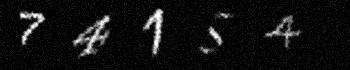
%> input picture lab3/inl3_to_students/task5/ocr_project/datasets/home1/im1.jpg, 350 x 70 px
$ octave --eval "result = im2segment(imread('../../../../lab3/inl3_to_students/task5/ocr_project/datasets/home1/im1.jpg'));"   (GNU Octave 9; MATLAB toolbox functions it lacks are replaced by stand-ins)
%> lines starting %> are read from the running program, lines starting %| are printed output that depends on the picture; in (x1, y1, x2, y2) boxes, pixels count from 0 and x2, y2 are one past the last pixel; in counts of white or black regions, pixels touching at a corner belong together; the program's own positions count from 1
function S = im2segment(im)
%im = medfilt2(im);
%im = im2gray(im);
%im = im2double(im);

limit = multithresh(im,1);
%> limit = 83


filter = fspecial('average', [36, 36]);
avg_pixel = imfilter(im, filter)
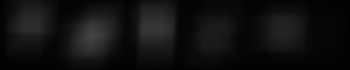
%> avg_pixel: size 70x350 uint8; min 1, max 67, mean 16
subtract_pixel = im - (avg_pixel+15);
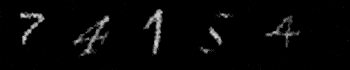
%> subtract_pixel: size 70x350 uint8; min 0, max 214, mean 6.8
threshim = imbinarize(subtract_pixel);
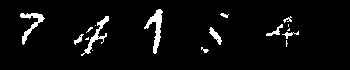
%> threshim: size 70x350 logical; 4.6% white; 17 white regions (7 under 20 px), largest, box (x1, y1, x2, y2) and area: (144, 9, 163, 54) 304, (20, 13, 45, 45) 229, (81, 16, 109, 56) 226

%threshim = im >= 35;
mod = bwareaopen(threshim,30);
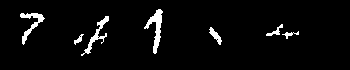
%> mod: size 70x350 logical; 4.1% white; 7 white regions, largest, box (x1, y1, x2, y2) and area: (144, 9, 163, 54) 304, (20, 13, 45, 45) 229, (81, 16, 109, 56) 226

mod = bwmorph(mod,'spur');
mod = bwmorph(mod,'fill');
%> mod: size 70x350 logical; 4.1% white; 7 white regions, largest, box (x1, y1, x2, y2) and area: (144, 9, 163, 54) 304, (20, 13, 45, 45) 229, (81, 16, 109, 56) 227

sbw = bwlabel(mod,8);
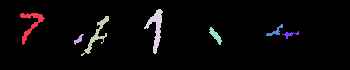
%> sbw: size 70x350 double; 8 distinct labels, from 0 to 7; one colour per label, 0 black


nrseg = max(sbw(:));
%> nrseg = 7
S = cell(1,nrseg);
%> S = {[], [], [], [], [], [], []}

for kk = 1:nrseg
    S{kk}= (sbw==kk);

end
%> this loop made 7 passes
%> after the loop, S = 7 items

$ run again, on lab3/inl3_to_students/task5/ocr_project/datasets/home1/im101.jpg
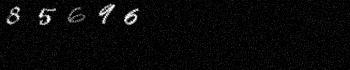
%> input picture lab3/inl3_to_students/task5/ocr_project/datasets/home1/im101.jpg, 350 x 70 px
%> limit = 83
%> in im2segment, `threshim = imbinarize(subtract_pixel);`:
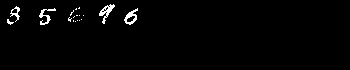
%> threshim: size 70x350 logical; 1.7% white in thin lines or dots, all inside (x1, y1, x2, y2) = (7, 4, 138, 25)
%> in im2segment, `mod = bwareaopen(threshim,30);`:
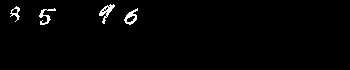
%> mod: size 70x350 logical; 1.5% white in thin lines or dots, all inside (x1, y1, x2, y2) = (10, 4, 138, 25)
%> sbw: size 70x350 double; 5 distinct labels, from 0 to 4
%> nrseg = 4
%> in im2segment, `S = cell(1,nrseg);`: S = {[], [], [], []}
%> the loop in im2segment, `for kk = 1:nrseg` made 4 passes
%> after the loop in im2segment, `for kk = 1:nrseg`: S = 4 items

$ run again, on lab3/inl3_to_students/task5/ocr_project/datasets/home1/im104.jpg
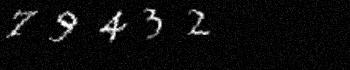
%> input picture lab3/inl3_to_students/task5/ocr_project/datasets/home1/im104.jpg, 350 x 70 px
%> limit = 84
%> in im2segment, `threshim = imbinarize(subtract_pixel);`:
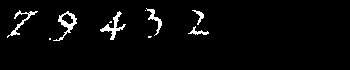
%> threshim: size 70x350 logical; 3.3% white; 10 white regions (4 under 20 px), largest, box (x1, y1, x2, y2) and area: (53, 11, 77, 41) 197, (100, 11, 126, 40) 195, (7, 10, 38, 38) 150, (146, 8, 162, 36) 118, (188, 26, 209, 35) 68, (192, 10, 204, 25) 60
%> in im2segment, `sbw = bwlabel(mod,8);`:
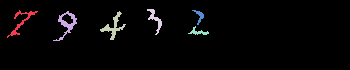
%> sbw: size 70x350 double; 7 distinct labels, from 0 to 6; one colour per label, 0 black
%> nrseg = 6
%> in im2segment, `S = cell(1,nrseg);`: S = {[], [], [], [], [], []}
%> the loop in im2segment, `for kk = 1:nrseg` made 6 passes
%> after the loop in im2segment, `for kk = 1:nrseg`: S = 6 items

$ run again, on lab3/inl3_to_students/task5/ocr_project/datasets/home1/im105.jpg
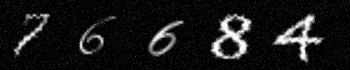
%> input picture lab3/inl3_to_students/task5/ocr_project/datasets/home1/im105.jpg, 350 x 70 px
%> limit = 92
%> in im2segment, `threshim = imbinarize(subtract_pixel);`:
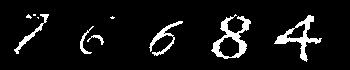
%> threshim: size 70x350 logical; 7.3% white; 10 white regions (4 under 20 px), largest, box (x1, y1, x2, y2) and area: (211, 14, 251, 59) 597, (274, 15, 322, 62) 535, (149, 21, 183, 56) 280, (14, 14, 49, 54) 199, (80, 26, 94, 54) 95, (87, 35, 104, 45) 55
%> in im2segment, `sbw = bwlabel(mod,8);`:
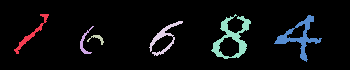
%> sbw: size 70x350 double; 7 distinct labels, from 0 to 6; one colour per label, 0 black
%> nrseg = 6
%> in im2segment, `S = cell(1,nrseg);`: S = {[], [], [], [], [], []}
%> the loop in im2segment, `for kk = 1:nrseg` made 6 passes
%> after the loop in im2segment, `for kk = 1:nrseg`: S = 6 items
